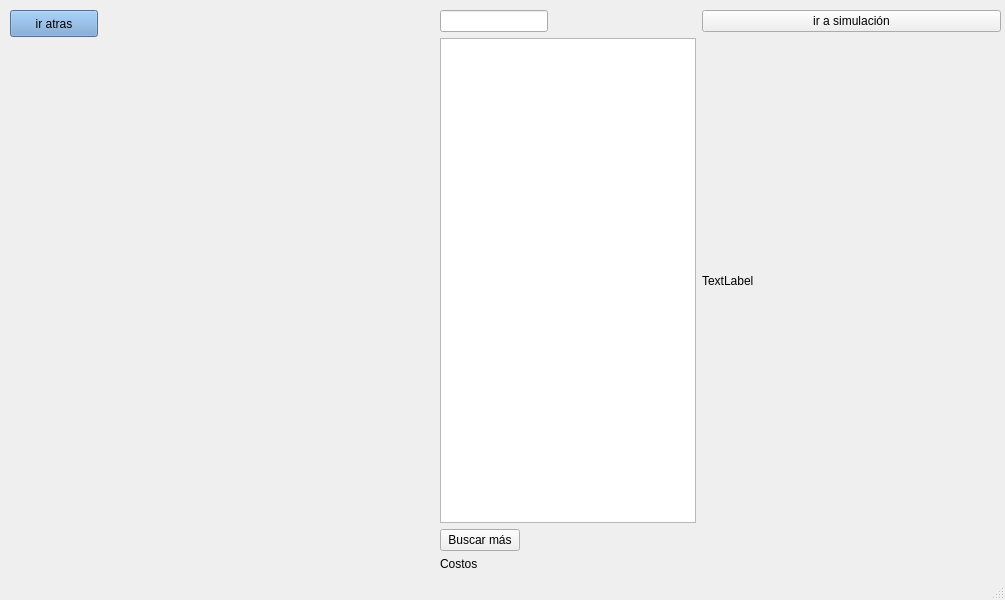
<?xml version="1.0" encoding="UTF-8"?>
<ui version="4.0">
 <class>MainWindow</class>
 <widget class="QMainWindow" name="MainWindow">
  <property name="geometry">
   <rect>
    <x>0</x>
    <y>0</y>
    <width>1005</width>
    <height>600</height>
   </rect>
  </property>
  <property name="windowTitle">
   <string>MainWindow</string>
  </property>
  <widget class="QWidget" name="centralwidget">
   <widget class="QWidget" name="formLayoutWidget">
    <property name="geometry">
     <rect>
      <x>440</x>
      <y>10</y>
      <width>561</width>
      <height>561</height>
     </rect>
    </property>
    <layout class="QFormLayout" name="character_edit_lyt">
     <item row="1" column="1">
      <widget class="QPushButton" name="accept_btn">
       <property name="text">
        <string>ir a simulación</string>
       </property>
       <property name="flat">
        <bool>false</bool>
       </property>
      </widget>
     </item>
     <item row="2" column="0">
      <widget class="QListWidget" name="images_lst"/>
     </item>
     <item row="2" column="1">
      <widget class="QLabel" name="image_lbl">
       <property name="text">
        <string>TextLabel</string>
       </property>
      </widget>
     </item>
     <item row="3" column="0">
      <widget class="QPushButton" name="search_img_btn">
       <property name="text">
        <string>Buscar más</string>
       </property>
      </widget>
     </item>
     <item row="4" column="0" colspan="2">
      <widget class="QLabel" name="label">
       <property name="styleSheet">
        <string notr="true">font: 75 20pt &quot;DejaVu Sans&quot;;</string>
       </property>
       <property name="text">
        <string>Costos</string>
       </property>
      </widget>
     </item>
     <item row="1" column="0">
      <widget class="QLineEdit" name="name_txt"/>
     </item>
    </layout>
   </widget>
   <widget class="QPushButton" name="go_back_btn">
    <property name="geometry">
     <rect>
      <x>10</x>
      <y>10</y>
      <width>88</width>
      <height>27</height>
     </rect>
    </property>
    <property name="styleSheet">
     <string notr="true">background-color: rgb(114, 159, 207);</string>
    </property>
    <property name="text">
     <string>ir atras</string>
    </property>
    <property name="icon">
     <iconset>
      <normaloff>go-back.png</normaloff>go-back.png</iconset>
    </property>
   </widget>
   <widget class="QWidget" name="formLayoutWidget_2">
    <property name="geometry">
     <rect>
      <x>9</x>
      <y>59</y>
      <width>421</width>
      <height>511</height>
     </rect>
    </property>
    <layout class="QFormLayout" name="select_character_lyt"/>
   </widget>
  </widget>
  <widget class="QStatusBar" name="statusbar"/>
 </widget>
 <resources/>
 <connections/>
</ui>
